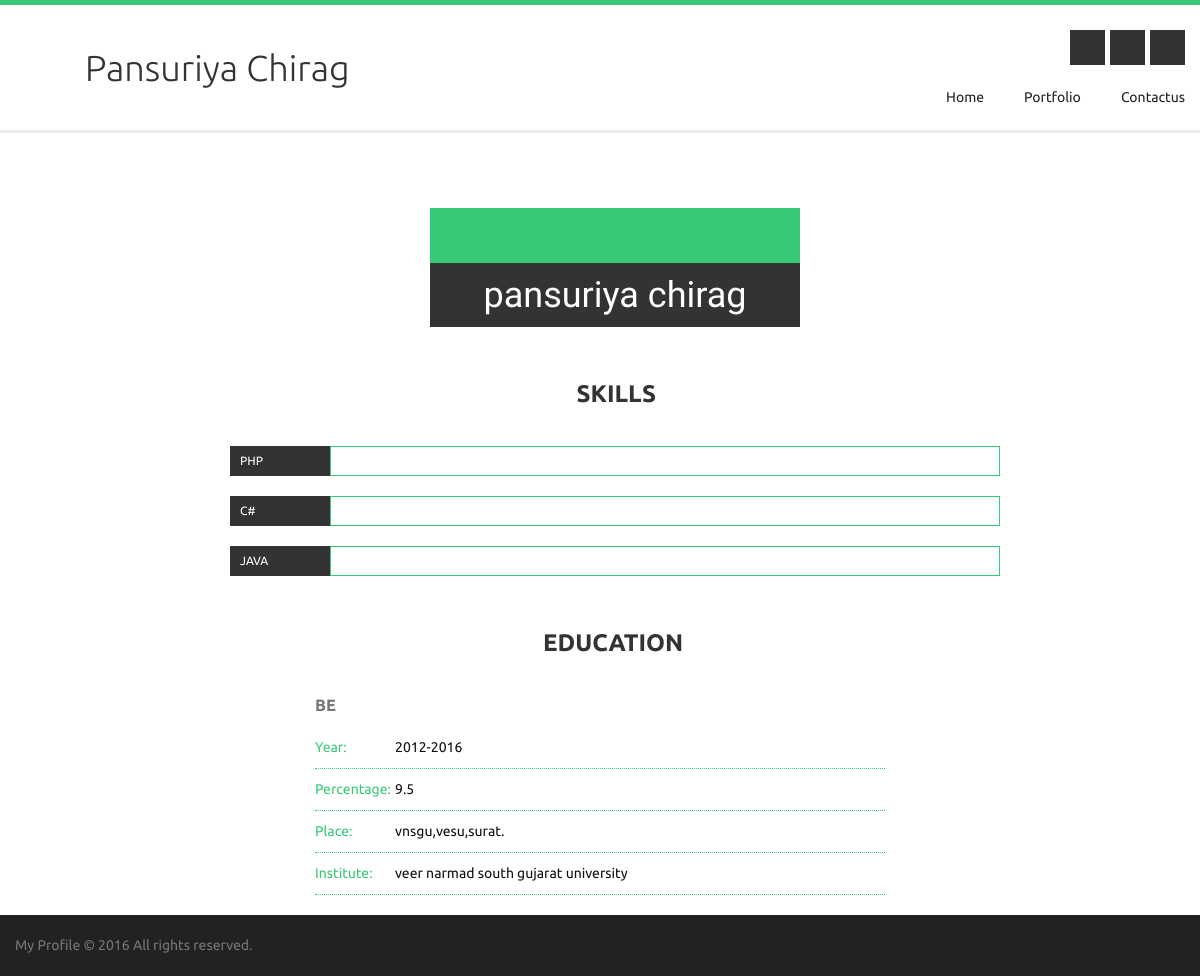
The page /mp_subadmin/theme/magnis/index.php?eid=2 on the database its author committed.
### tables this page shows
CREATE TABLE IF NOT EXISTS `mp_registration` (
  `employee_id` int(100) NOT NULL AUTO_INCREMENT,
  `firstname` varchar(20) NOT NULL,
  `lastname` varchar(20) NOT NULL,
  `address` text NOT NULL,
  `country_name` varchar(20) NOT NULL,
  `state_name` varchar(20) NOT NULL,
  `city_name` varchar(20) NOT NULL,
  `email_id` varchar(50) NOT NULL,
  `password` varchar(50) NOT NULL,
  `mobile_no` bigint(15) NOT NULL,
  `date_of_birth` date NOT NULL,
  `gender` varchar(10) NOT NULL,
  `register_date` date NOT NULL,
  `category_id` int(100) NOT NULL,
  `field_id` int(100) NOT NULL,
  `type_id` int(100) NOT NULL,
  `theme_id` int(100) NOT NULL,
  `isapprove` int(1) NOT NULL,
  `type` varchar(10) NOT NULL,
  `status` int(2) NOT NULL,
  PRIMARY KEY (`employee_id`)
);

CREATE TABLE IF NOT EXISTS `mp_skill` (
  `skill_id` int(100) NOT NULL AUTO_INCREMENT,
  `skill_name` varchar(50) NOT NULL,
  `skill_capicity` varchar(10) NOT NULL,
  `employee_id` int(100) NOT NULL,
  PRIMARY KEY (`skill_id`)
);

CREATE TABLE IF NOT EXISTS `mp_education` (
  `education_id` int(100) NOT NULL AUTO_INCREMENT,
  `education_type` varchar(50) NOT NULL,
  `education_year` varchar(10) NOT NULL,
  `education_percentage` varchar(10) NOT NULL,
  `education_place` varchar(100) NOT NULL,
  `education_institute` varchar(100) NOT NULL,
  `employee_id` int(100) NOT NULL,
  PRIMARY KEY (`education_id`)
);

### mp_subadmin/theme/magnis/index.php (the view, shortened to what this page needs)
<?php
include('../mp_connect.php');
if (isset($_REQUEST['eid']))
{
$employeeid=$_REQUEST['eid'];
}
else
{
	$employeeid=0;
}
$reg="select * from mp_registration where employee_id='$employeeid'";
$data=mysqli_query($con,$reg);
$rec=mysqli_fetch_array($data);
$skill="select * from mp_skill where employee_id='$employeeid'";
$data2=mysqli_query($con,$skill);
$education="select * from mp_education where employee_id='$employeeid'";
$data3=mysqli_query($con,$education);
$rec3=mysqli_fetch_array($data3);
?>
<!DOCTYPE html>
<html class="no-js" lang="en">
<head>
<link rel="stylesheet" href="css/font-awesome/css/font-awesome.min.css" />
<link rel="stylesheet" media="screen" href="assets-newsletters/css/quick_newsletter.css">
<link rel="stylesheet" type="text/css" href="css/tango/skin.css" />
<link rel="stylesheet" href="css/colorbox.css" />
<link rel="stylesheet" href="css/layerslider/layerslider.css" />
<link rel="stylesheet" href="css/bootstrap.css" />
<link rel="stylesheet" href="css/style.css" />
<link rel="stylesheet" href="css/responsive.css" />
<link rel="stylesheet" href="css/color-01.css" id="site-color" />
</head>
<body>
<div class="container">
	<div class="row">
		<div class="span5">
        	<div class="site-logo"><?php if ($employeeid == " ") { echo "Mitesh Tagadiya"; } else { echo $rec['firstname']."&nbsp"; echo $rec['lastname']; } ?></div>
        </div>
        <div class="span7">
        	<div class="header-social-buttons">
            	<a href="#"><i class="icon-facebook"></i></a>
            	<a href="#"><i class="icon-twitter"></i></a>
            	<a href="#"><i class="icon-rss"></i></a>
            </div>
            <nav class="site-desktop-menu">
            	<ul>
				<?php
					if (isset($_REQUEST['eid']))
					{  ?>
                	<li>
                    	<a href="index.php?eid=<?php echo $_REQUEST['eid']; ?>">home</a>
                    </li>
                	<li>
                    	<a href="portfolio.php?eid=<?php echo $_REQUEST['eid']; ?>">Portfolio</a>
					</li>
                	<li><a href="contactus.php?eid=<?php echo $_REQUEST['eid']; ?>">Contactus</a>
                    </li>
					<?php } ?>
                </ul>
</nav>
        </div>
    </div>
</div>
<div class="span4">
</div>
 <div class="row">
            <div class="span6">
				<div class="main-content-block">
				<div class="main-content-block-entry">
                    	<div class="row">
                        	<div class="span4">
                            	<div class="team-member team-member-first">
                                    <div class="soc-buttons">
                                    	<a href="#"><i class="icon-twitter"></i></a>
                                    	<a href="#"><i class="icon-facebook"></i></a>
                                    	<a href="#"><i class="icon-linkedin"></i></a>
                                    </div>
                                    <div class="desc">
                                    	<p class="name"><?php if ($employeeid == " ") { echo "Mitesh Tagadiya"; } else { echo $rec['firstname']."&nbsp"; echo $rec['lastname']; } ?></p>
                                    </div>
                                </div>
							</div>
						</div>
					</div>
				</div>
			</div>
		</div>
<div class="gray-line"></div>
<div class="span2">
</div>
<div class="span8">
            	<div class="main-content-block">
                	<h2 style="margin-left:45%;">skills</h2>
                            <div class="main-content-block-entry">
								<?php
									if($employeeid == " ")
									{  ?>
								<div class="magnis-skills">
                                	<section>
                                    	<div class="skill-title">HTML</div>
                                        <div class="skill-value" data-skill-value="95"></div>
                                    </section>
                                	<section>
                                    	<div class="skill-title">CSS</div>
                                        <div class="skill-value" data-skill-value="91"></div>
                                    </section>
                                	<section>
                                    	<div class="skill-title">Design</div>
                                        <div class="skill-value" data-skill-value="97"></div>
                                    </section>
                                	<section>
                                    	<div class="skill-title">Mark Up</div>
                                        <div class="skill-value" data-skill-value="89"></div>
                                    </section>
                                	<section>
                                    	<div class="skill-title">WordPress</div>
                                        <div class="skill-value" data-skill-value="92"></div>
                                    </section>
                                </div>
								<?php	} else {
								while ($rec2=mysqli_fetch_array($data2)) {?>
										<div class="magnis-skills">
											<section>
												<div class="skill-title"><?php echo $rec2['skill_name']; ?></div>
												<div class="skill-value" data-skill-value="<?php echo $rec2['skill_capicity']; ?>"></div>
											</section>
										</div>
								<?php } } ?>
                            </div>
				</div>
            </div>
	<div class="container">
    	<div class="row">
		<div class="span3">
		</div>
			<div class="span6">
            	<div class="main-content-block">
						<h2 style="margin-left:40%;">Education</h2>
					<?php
						if($employeeid == " ")
						{  ?>
								<div class="single-project-details">
						<h3><b>B.E.</b></h3><br>
                        <p><span>Year:</span> "Quisque Quam Enim"</p>
                        <p><span>Percentage:</span> John Doe</p>
                        <p><span>Place:</span> 12 Jul, 2012</p>
                        <p><span>Institute:</span> Praesent dictum lorem condimentum, rutrum sem.</p>
					</div>
					<div class="single-project-details">
						<h3><b>B.E.</b></h3><br>
                        <p><span>Year:</span> "Quisque Quam Enim"</p>
                        <p><span>Percentage:</span> John Doe</p>
                        <p><span>Place:</span> 12 Jul, 2012</p>
                        <p><span>Institute:</span> Praesent dictum lorem condimentum, rutrum sem.</p>
					</div>
					<div class="single-project-details">
						<h3><b>B.E.</b></h3><br>
                        <p><span>Year:</span> "Quisque Quam Enim"</p>
                        <p><span>Percentage:</span> John Doe</p>
                        <p><span>Place:</span> 12 Jul, 2012</p>
                        <p><span>Institute:</span> Praesent dictum lorem condimentum, rutrum sem.</p>
					</div>
					<?php	}  else {?>
					<div class="single-project-details">
						<h3><b><?php echo $rec3['education_type']; ?></b></h3><br>
                        <p><span>Year:</span><?php echo $rec3['education_year']; ?></p>
                        <p><span>Percentage:</span><?php echo $rec3['education_percentage']; ?></p>
                        <p><span>Place:</span><?php echo $rec3['education_place']; ?></p>
                        <p><span>Institute:</span><?php echo $rec3['education_institute']; ?></p>
					</div>
					<?php } ?>
                </div>
            </div>
         </div>
    </div>
<div class="bottom-line">
	<div class="container">
    	<div class="row">
        	<div class="span6">
            	<p>My Profile © 2016 All rights reserved.</p>
            </div>
        </div>
    </div>
</div>
</body>
</html>

### mp_subadmin/theme/magnis/css/color-01.css (style rules this page uses)
body, nav.site-desktop-menu > ul > li > ul, nav.site-mobile-menu > ul, .magnis-toggle section.active, .magnis-product-item figure.hovered, .magin-payment-option p.desc { border-top-color: #37c878; }
nav.site-desktop-menu > ul > li a:hover, .sorting-filters a.active, .pr-table-3 thead th, .single-project-details p, .magnis-shopping-cart-details thead { border-bottom-color: #37c878; }
a:hover, .header-contacts p i, .purchase p.big span, .purchase-2 p.big span, .main-content h2 span, .intro p.sign, .feature i, .testimonials-1 .jcarousel-skin-tango .jcarousel-item-horizontal p span, .testimonials-1 .jcarousel-skin-tango .jcarousel-item-horizontal p i, .latest-projects-wrapper .jcarousel-skin-tango .jcarousel-item-horizontal .project-details .buttons i, .latest-projects-wrapper .jcarousel-skin-tango .jcarousel-item-horizontal .project-details p.project-tags i, .latest-projects-wrapper .jcarousel-skin-tango .jcarousel-item-horizontal .project-details p a:hover, .footer-latest-tweets .jcarousel-skin-tango .jcarousel-item-horizontal p.username i, .footer-widget a, .footer-latest-tweets .jcarousel-skin-tango .jcarousel-prev-horizontal, .footer-latest-tweets .jcarousel-skin-tango .jcarousel-next-horizontal, .bottom-line a, .footer-latest-tweets .jcarousel-skin-tango .jcarousel-next-horizontal i, .footer-latest-tweets .jcarousel-skin-tango .jcarousel-prev-horizontal i, .page-header p i, .magnis-toggle section.active header, ul.ul-style-1 li i, .offer-item i, .ul-style-2 li i, .sorting-filters a.active, .quick-info-item i, .pr-table-1 header p.price span, .pr-table-1 section ul li span, .pr-table-2 header p.featured, .pr-table-3 td i.icon-ok-sign, .pr-table-3 td span, .pr-table-3 .options i, .sidebar-categories ul li i, .project-item .project-details .buttons i, a.button-border:hover, .single-project-details p span, .main-content h3 span, .contact-info p i, .list-style-3 li i, .list-style-4 li i, .home-3-features i, .buy-now-block h3 span, .testimonials-2 ul li > i, .testimonials-2 .jcarousel-skin-tango .jcarousel-item-horizontal p span, .magnis-shop-sorting li i, .magnis-product-item .product-desc p.price, .magnis-product-item-hover a, .magnis-shopping-cart p span, .magnis-product-item-single-desc .price > span, .customers-reviews-list h3 span, .magnis-shopping-cart-details p.title i, .magnis-shopping-cart-details p.title span, .magnis-shopping-cart-details-table .product-total, .magnis-cart-totals tr.total td.td2, .magnis-tabs header p.active, .magnis-product-total tbody tr.sec2 td.td2, .home-slider .block-2 { color: #37c878; }
.header-social-buttons a i:hover, nav.site-mobile-menu li.hovered, nav.site-desktop-menu > ul > li li.hovered, .button-color, .latest-projects-intro, .newsletters-1, .latest-blog-posts .jcarousel-skin-tango .jcarousel-item-horizontal .latest-blog-post-img .latest-blog-post-date, .magnis-skills section .skill-value .skill-value-chart, .team-member .soc-buttons, .pr-table-1 header p.head, .pr-table-2 header p.featured, .sidebar-posts-item .date, .post-item .date, .add-comment-form p button, .main-content-soon-color, .home-3-features-item i.hover, .footer-newsletters .quick_newsletter button.btn, .feature i.hover, form.magnis-product-item-review p button { background-color: #37c878; }
.feature i, .latest-projects-wrapper .jcarousel-skin-tango .jcarousel-item-horizontal .project-details, .latest-projects-wrapper .jcarousel-skin-tango .jcarousel-item-horizontal .project-details .buttons i, .footer-latest-tweets .jcarousel-skin-tango .jcarousel-prev-horizontal, .footer-latest-tweets .jcarousel-skin-tango .jcarousel-next-horizontal, .magnis-skills section .skill-value, .offer-item i, .magnis-tabs header p.active, .quick-info-item i, .sidebar-search-active, .project-item .project-details, .project-item .project-details .buttons i, a.button-border:hover, .add-comment-form-active, .home-3-features i, .header-search-focused, .magnis-product-item-hover, .magnis-product-item-hover a, .magnis-shipping .focused, .magnis-promo .focused, .magnis-checkout-block .focused { border-color: #37c878; }

### rows shown on the page
mp_registration: firstname "Pansuriya", lastname "Chirag", firstname "pansuriya", lastname "chirag"
mp_skill: skill_name "PHP"
mp_skill: skill_name "C#"
mp_skill: skill_name "JAVA"
mp_education: education_type "BE", education_year "2012-2016", education_percentage "9.5", education_place "vnsgu,vesu,surat.", education_institute "veer narmad south gujarat university"
